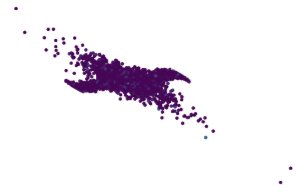
#> input picture src/shared/assets/art_blob.png, 304 x 196 px
$ python make_bg.py
#> lines starting #> are read from the running program, lines starting #| are printed output that depends on the picture
#!/usr/bin/env python3
"""Regenerate the faded title-page background used by the series cover.

It blends shared/assets/art_blob.png to 25% opacity over white, producing
shared/assets/bg_titlepage.png. This is a one-off generator, not part of a normal
build; the PNG it makes is committed and reused. Run from the workshop root:

    python3 src/shared/make_bg.py     (needs Pillow)
"""
import os
from PIL import Image

ROOT = os.path.dirname(os.path.dirname(os.path.dirname(os.path.abspath(__file__))))
SRC = os.path.join(ROOT, "src", "shared", "assets", "art_blob.png")
OUT = os.path.join(ROOT, "src", "shared", "assets", "bg_titlepage.png")

im = Image.open(SRC).convert("RGB")
#> im is the input picture: PIL image 304x196 RGB; mean R, G, B 242.6, 238.7, 243.7
white = Image.new("RGB", im.size, (255, 255, 255))
#> white: PIL image 304x196 RGB; every value is 255
Image.blend(white, im, 0.25).save(OUT)
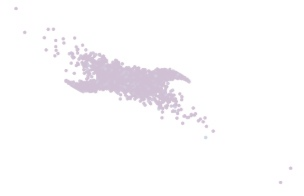
#> saved as bg_titlepage.png: PIL image 304x196 RGB; mean R, G, B 251.8, 250.9, 252.1
print("wrote", OUT)
